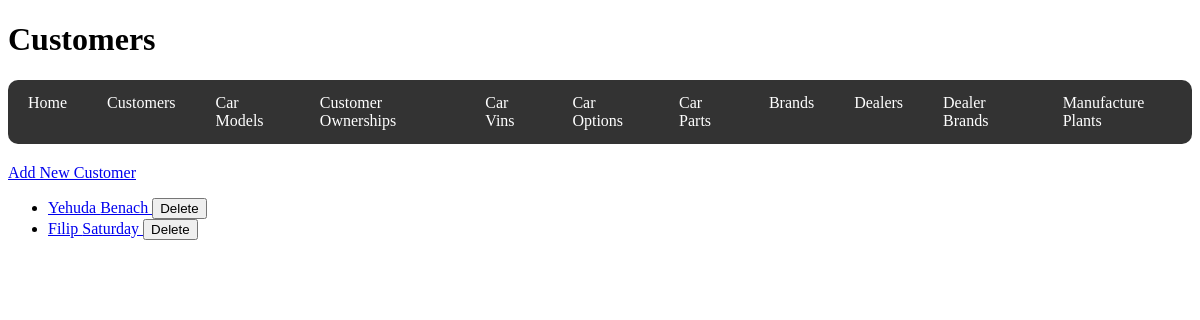
The page /customers on the database as committed earlier.
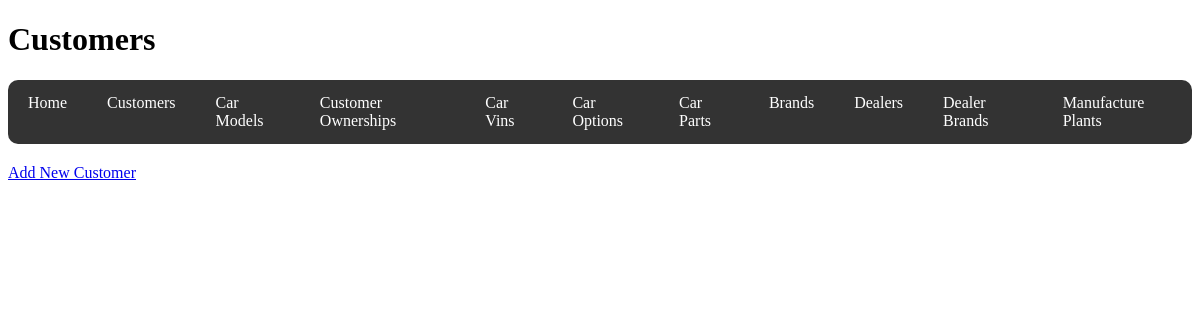
The same page on the database as committed later.
### code/models.py (models this page shows)
class Customer(db.Model):
    __tablename__ = "Customers"
    customer_id = db.Column(db.Integer, primary_key=True)
    first_name = db.Column(db.String(50))
    last_name = db.Column(db.String(50))
    gender = db.Column(db.String(6))
    household_income = db.Column(db.Integer)
    birthdate = db.Column(db.Date)
    phone_number = db.Column(db.String(10))
    email = db.Column(db.String(128))
    ownerships = db.relationship(
        "CustomerOwnership", back_populates="customer", cascade="all, delete-orphan"
    )

### code/routes/customers.py (the view, shortened to what this page needs)
@customers_bp.route("/customers", methods=["GET", "POST"])
def customers():
    customers = Customer.query.all()
    return render_template("customers.html", customers=customers)

### code/templates/customers.html
{% extends 'base.html' %} {% block title %}Customers{% endblock %} {% block
header %}
<h1>Customers</h1>
{% endblock %} {% block content %}
<a href="{{ url_for('customers.new_customer') }}">Add New Customer</a>
<ul>
  {% for customer in customers %}
  <li>
    <a
      href="{{ url_for('customers.view_customer', customer_id=customer.customer_id) }}"
    >
      {{ customer.first_name }} {{ customer.last_name }}
    </a>
    <form
      action="{{ url_for('customers.delete_customer', customer_id=customer.customer_id) }}"
      method="POST"
      style="display: inline"
    >
      <button type="submit">Delete</button>
    </form>
  </li>
  {% endfor %}
</ul>
{% endblock %}

### code/templates/base.html (shortened to what this page needs)
<!DOCTYPE html>
<html lang="en">
  <head>
  </head>
  <body>
    <div class="header">{% block header %}{% endblock %}</div>
    {% include '_navbar.html' %}
    <div class="content">{% block content %}{% endblock %}</div>
  </body>
</html>

### code/templates/_navbar.html
<nav>
  <ul>
    <li><a href="{{ url_for('home') }}">Home</a></li>
    <li><a href="{{ url_for('customers.customers') }}">Customers</a></li>
    <li><a href="{{ url_for('carmodels.carmodels') }}">Car Models</a></li>
    <li>
      <a href="{{ url_for('ownerships.customer_ownerships') }}"
        >Customer Ownerships</a
      >
    </li>
    <li><a href="{{ url_for('carvins.carvins') }}">Car Vins</a></li>
    <li><a href="{{ url_for('caroptions.caroptions') }}">Car Options</a></li>
    <li><a href="{{ url_for('carparts.carparts') }}">Car Parts</a></li>
    <li><a href="{{ url_for('brands.brands') }}">Brands</a></li>
    <li><a href="{{ url_for('dealers.dealers') }}">Dealers</a></li>
    <li>
      <a href="{{ url_for('dealerbrands.dealer_brands') }}">Dealer Brands</a>
    </li>
    <li>
      <a href="{{ url_for('manufactureplants.manufacture_plants') }}"
        >Manufacture Plants</a
      >
    </li>
  </ul>
</nav>

### code/templates/base.html (style rules this page uses)
nav ul { list-style-type: none; padding: 0; margin: 0; display: flex; justify-content: flex-start; background-color: #333; border-radius: 10px; }
nav ul li { margin: 0; padding: 0; }
nav ul li a { display: block; padding: 14px 20px; text-decoration: none; color: white; border-radius: 10px; }
nav { margin-bottom: 20px; }

Rows that differ between the two databases and show on the page:
removed Customer: first_name "Yehuda", last_name "Benach"
removed Customer: first_name "Filip", last_name "Saturday"
